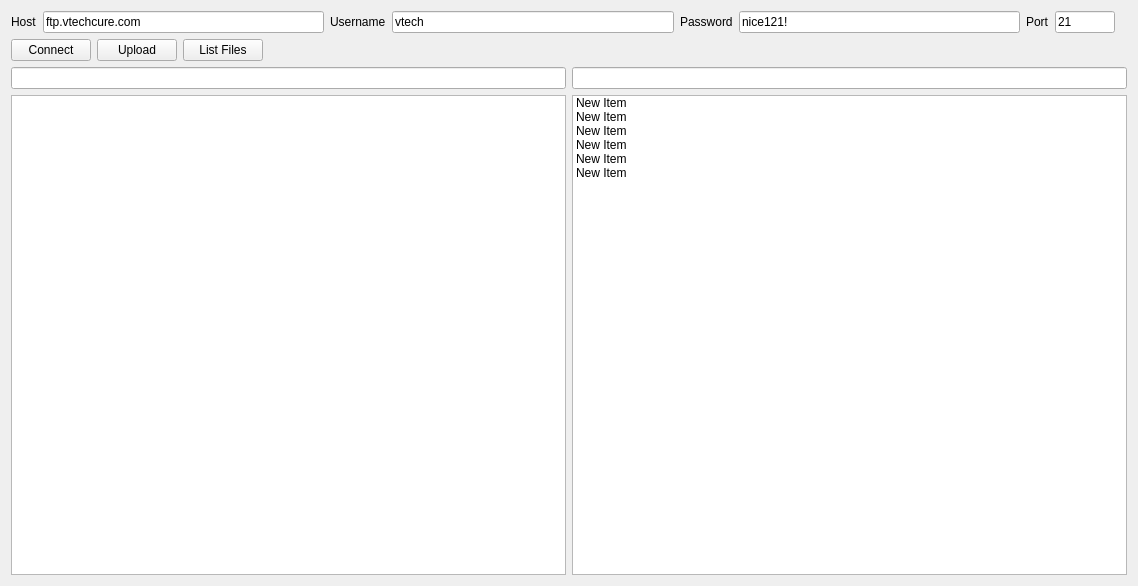
<?xml version="1.0" encoding="UTF-8"?>
<ui version="4.0">
 <class>FtpUploader</class>
 <widget class="QWidget" name="FtpUploader">
  <property name="geometry">
   <rect>
    <x>0</x>
    <y>0</y>
    <width>1138</width>
    <height>586</height>
   </rect>
  </property>
  <property name="windowTitle">
   <string>FTP Panel</string>
  </property>
  <layout class="QGridLayout" name="gridLayout">
   <item row="4" column="5">
    <widget class="QLineEdit" name="password">
     <property name="text">
      <string>nice121!</string>
     </property>
    </widget>
   </item>
   <item row="4" column="3">
    <widget class="QLineEdit" name="username">
     <property name="text">
      <string>vtech</string>
     </property>
    </widget>
   </item>
   <item row="4" column="1">
    <widget class="QLineEdit" name="hostname">
     <property name="text">
      <string>ftp.vtechcure.com</string>
     </property>
    </widget>
   </item>
   <item row="4" column="2">
    <widget class="QLabel" name="label">
     <property name="text">
      <string>Username</string>
     </property>
    </widget>
   </item>
   <item row="4" column="4">
    <widget class="QLabel" name="label_2">
     <property name="text">
      <string>Password</string>
     </property>
    </widget>
   </item>
   <item row="4" column="6">
    <widget class="QLabel" name="label_4">
     <property name="text">
      <string>Port</string>
     </property>
    </widget>
   </item>
   <item row="4" column="7">
    <widget class="QLineEdit" name="port">
     <property name="sizePolicy">
      <sizepolicy hsizetype="Maximum" vsizetype="Fixed">
       <horstretch>0</horstretch>
       <verstretch>0</verstretch>
      </sizepolicy>
     </property>
     <property name="maximumSize">
      <size>
       <width>60</width>
       <height>16777215</height>
      </size>
     </property>
     <property name="text">
      <string>21</string>
     </property>
    </widget>
   </item>
   <item row="4" column="0">
    <widget class="QLabel" name="label_3">
     <property name="text">
      <string>Host</string>
     </property>
    </widget>
   </item>
   <item row="6" column="0" colspan="10">
    <layout class="QGridLayout" name="gridLayout_2">
     <item row="1" column="1">
      <widget class="QListWidget" name="listServerFiles">
       <item>
        <property name="text">
         <string>New Item</string>
        </property>
       </item>
       <item>
        <property name="text">
         <string>New Item</string>
        </property>
       </item>
       <item>
        <property name="text">
         <string>New Item</string>
        </property>
       </item>
       <item>
        <property name="text">
         <string>New Item</string>
        </property>
       </item>
       <item>
        <property name="text">
         <string>New Item</string>
        </property>
       </item>
       <item>
        <property name="text">
         <string>New Item</string>
        </property>
       </item>
      </widget>
     </item>
     <item row="0" column="0">
      <widget class="QLineEdit" name="lineEdit"/>
     </item>
     <item row="0" column="1">
      <widget class="QLineEdit" name="lineEdit_2"/>
     </item>
     <item row="1" column="0">
      <widget class="QListView" name="listLocalFiles"/>
     </item>
    </layout>
   </item>
   <item row="5" column="0" colspan="9">
    <layout class="QHBoxLayout" name="horizontalLayout_2">
     <item>
      <widget class="QPushButton" name="btnConnect">
       <property name="text">
        <string>Connect</string>
       </property>
      </widget>
     </item>
     <item>
      <widget class="QPushButton" name="btnUpload">
       <property name="text">
        <string>Upload</string>
       </property>
      </widget>
     </item>
     <item>
      <widget class="QPushButton" name="btnListFiles">
       <property name="text">
        <string>List Files</string>
       </property>
      </widget>
     </item>
     <item>
      <spacer name="horizontalSpacer">
       <property name="orientation">
        <enum>Qt::Horizontal</enum>
       </property>
       <property name="sizeHint" stdset="0">
        <size>
         <width>40</width>
         <height>20</height>
        </size>
       </property>
      </spacer>
     </item>
    </layout>
   </item>
  </layout>
 </widget>
 <resources/>
 <connections/>
</ui>
